Frame 1 (no input): blank canvas, image omitted
Frame 60 (no input): blank canvas, image omitted
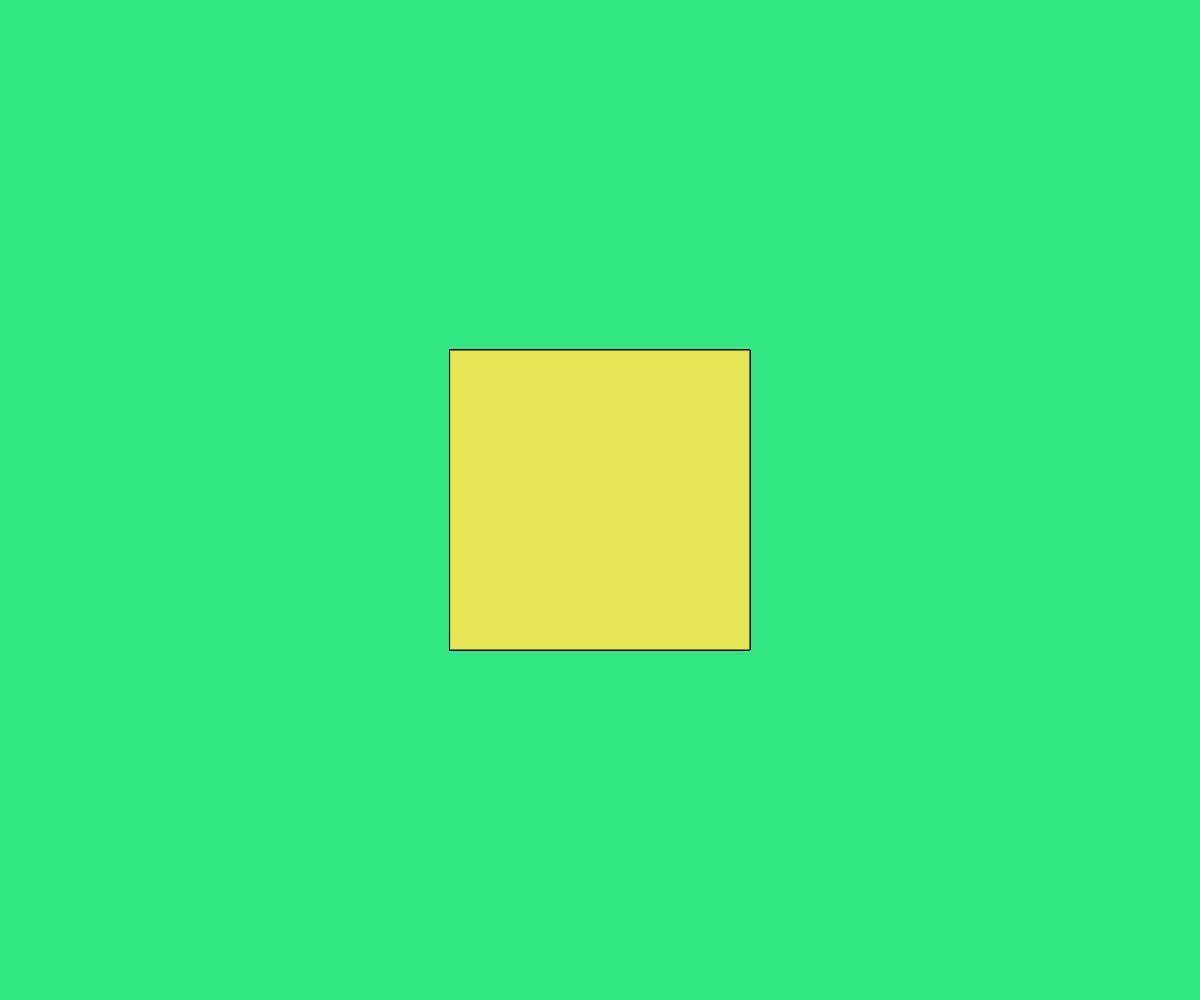
Frame 120 (the mouse pressed at the canvas centre since frame 60)

The p5.js sketch whose frames 1 and 60 were blank and that drew this single picture after the mouse press (run headless with seeded random() and noise() and a simulated clock; from frame 60 on, the mouse is pressed at the canvas centre):

// p5.js sketch
// ── sketch.js
function setup() {
  createCanvas(windowWidth, windowHeight);
  background(49, 232, 132);
}

function draw() {

  translate(mouseX, mouseY);
  var scalar = mouseX / 60.0;
  //scale(mouseX/60.0);
  scale(scalar);
  strokeWeight(1.0 / scalar);
  fill(232, 229, 87);
  rect(-15, -15, 30, 30);

}
